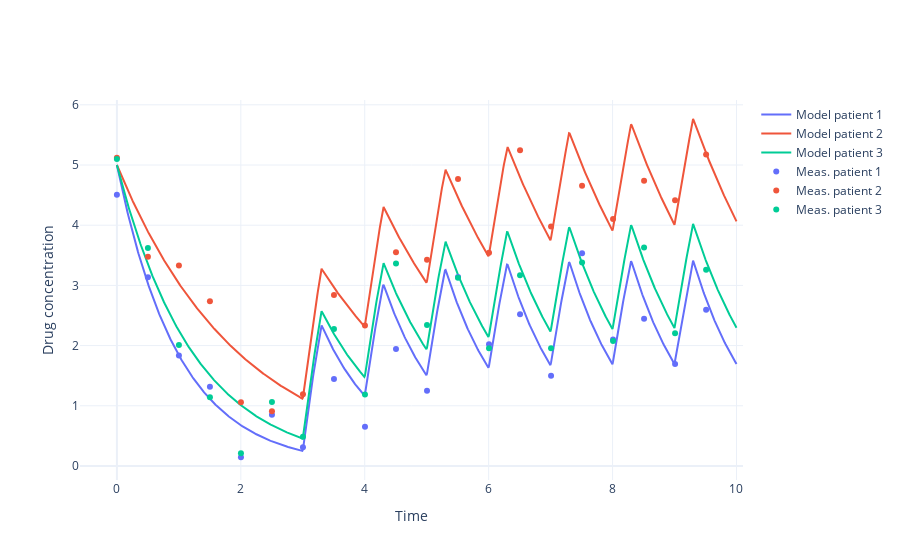

Notebook code cell kept with this figure:
### Code cell
import plotly.colors

# Set different dosing regimen (for illustration)
mechanistic_model.set_dosing_regimen(dose=5, start=3, period=1, duration=0.3)

# Define patient parameters
parameters_patient_1 = [
    10,  # Initial drug amount
    1,   # Elimination rate
    2,   # Volume of the compartment
]
parameters_patient_2 = [
    10,  # Initial drug amount
    0.5, # Elimination rate
    2,   # Volume of the compartment
]
parameters_patient_3 = [
    10,  # Initial drug amount
    0.8, # Elimination rate
    2,   # Volume of the compartment
]
error_model_params = [0.4]

# Measure drug concentrations of patients
n_times = 1000
times = np.linspace(start=0, stop=10, num=n_times)
measurement_times = times[::50]
result_1 = mechanistic_model.simulate(parameters_patient_1, times)[0]
measurements_1 = error_model.sample(
    error_model_params, result_1[::50], seed=41)[:, 0]
result_2 = mechanistic_model.simulate(parameters_patient_2, times)[0]
measurements_2 = error_model.sample(
    error_model_params, result_2[::50], seed=42)[:, 0]
result_3 = mechanistic_model.simulate(parameters_patient_3, times)[0]
measurements_3 = error_model.sample(
    error_model_params, result_3[::50], seed=43)[:, 0]

# Visualise results
fig = go.Figure()
colors = plotly.colors.qualitative.Plotly
fig.add_trace(go.Scatter(
    x=times,
    y=result_1,
    mode='lines',
    line_color=colors[0],
    name='Model patient 1'
))
fig.add_trace(go.Scatter(
    x=times,
    y=result_2,
    mode='lines',
    line_color=colors[1],
    name='Model patient 2'
))
fig.add_trace(go.Scatter(
    x=times,
    y=result_3,
    mode='lines',
    line_color=colors[2],
    name='Model patient 3'
))
fig.add_trace(go.Scatter(
    x=measurement_times,
    y=measurements_1,
    mode='markers',
    marker_color=colors[0],
    name='Meas. patient 1'
))
fig.add_trace(go.Scatter(
    x=measurement_times,
    y=measurements_2,
    mode='markers',
    marker_color=colors[1],
    name='Meas. patient 2'
))
fig.add_trace(go.Scatter(
    x=measurement_times,
    y=measurements_3,
    mode='markers',
    marker_color=colors[2],
    name='Meas. patient 3'
))
fig.update_layout(
    xaxis_title='Time',
    yaxis_title='Drug concentration',
    template='plotly_white'
)
fig.show()

### Figure 1 — Plotly figure (JSON) as saved in the notebook; plotly's stock layout.template omitted (floating-point values rounded to 4 significant figures; data arrays with more than 128 entries replaced by an {"elided": "..."} marker saying what was removed)
{"data": [{"line": {"color": "#636EFA"}, "mode": "lines", "name": "Model patient 1", "type": "scatter", "x": {"elided": "1000 float values"}, "y": {"elided": "1000 float values"}}, {"line": {"color": "#EF553B"}, "mode": "lines", "name": "Model patient 2", "type": "scatter", "x": {"elided": "1000 float values"}, "y": {"elided": "1000 float values"}}, {"line": {"color": "#00CC96"}, "mode": "lines", "name": "Model patient 3", "type": "scatter", "x": {"elided": "1000 float values"}, "y": {"elided": "1000 float values"}}, {"marker": {"color": "#636EFA"}, "mode": "markers", "name": "Meas. patient 1", "type": "scatter", "x": [0, 0.5005, 1.001, 1.502, 2.002, 2.503, 3.003, 3.504, 4.004, 4.505, 5.005, 5.506, 6.006, 6.507, 7.007, 7.508, 8.008, 8.509, 9.009, 9.51], "y": [4.507, 3.137, 1.834, 1.315, 0.1446, 0.8523, 0.3105, 1.444, 0.6493, 1.941, 1.248, 3.138, 2.022, 2.519, 1.498, 3.533, 2.101, 2.447, 1.693, 2.597]}, {"marker": {"color": "#EF553B"}, "mode": "markers", "name": "Meas. patient 2", "type": "scatter", "x": [0, 0.5005, 1.001, 1.502, 2.002, 2.503, 3.003, 3.504, 4.004, 4.505, 5.005, 5.506, 6.006, 6.507, 7.007, 7.508, 8.008, 8.509, 9.009, 9.51], "y": [5.122, 3.477, 3.33, 2.736, 1.057, 0.9096, 1.19, 2.838, 2.334, 3.552, 3.424, 4.766, 3.544, 5.245, 3.977, 4.655, 4.105, 4.738, 4.413, 5.175]}, {"marker": {"color": "#00CC96"}, "mode": "markers", "name": "Meas. patient 3", "type": "scatter", "x": [0, 0.5005, 1.001, 1.502, 2.002, 2.503, 3.003, 3.504, 4.004, 4.505, 5.005, 5.506, 6.006, 6.507, 7.007, 7.508, 8.008, 8.509, 9.009, 9.51], "y": [5.098, 3.621, 2.01, 1.14, 0.2111, 1.064, 0.4839, 2.275, 1.188, 3.362, 2.342, 3.126, 1.954, 3.167, 1.955, 3.379, 2.076, 3.627, 2.204, 3.261]}], "layout": {"xaxis": {"title": {"text": "Time"}}, "yaxis": {"title": {"text": "Drug concentration"}}}}
